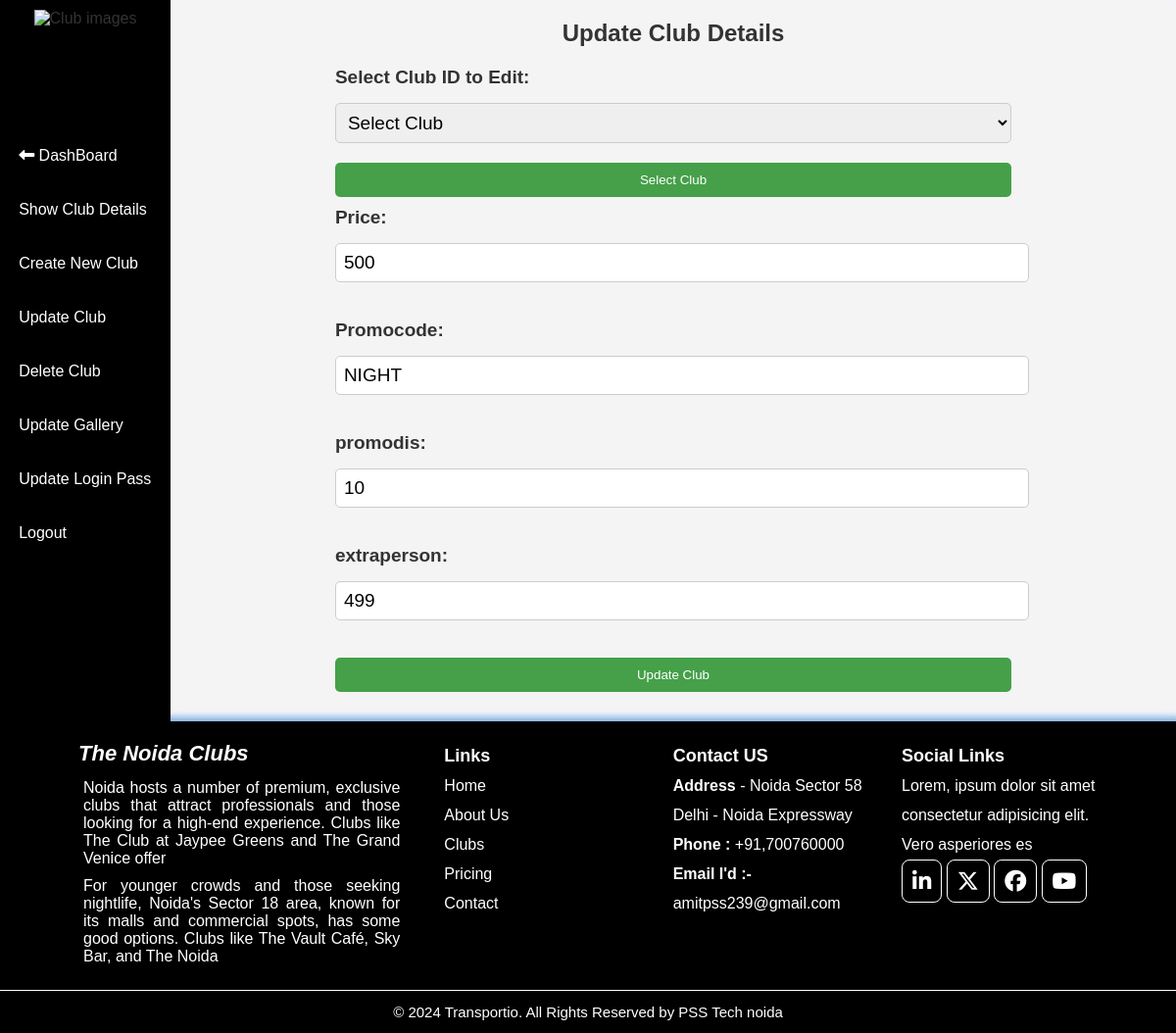
/Html/VenderPriceUpdate.php?id=1 (signed in), run on the app's committed database.
### tables this page shows
CREATE TABLE `club_overviews` (
  `id` int(11) NOT NULL,
  `club_name` varchar(100) NOT NULL,
  `image_url` varchar(255) NOT NULL,
  `image_url1` varchar(255) NOT NULL,
  `image_url2` varchar(255) NOT NULL,
  `image_url3` varchar(255) NOT NULL,
  `about` varchar(500) NOT NULL,
  `show_time` varchar(100) DEFAULT NULL,
  `address` varchar(255) DEFAULT NULL,
  `city` varchar(100) DEFAULT NULL,
  `postal_code` varchar(20) DEFAULT NULL,
  `email` varchar(255) NOT NULL,
  `mobile` int(25) NOT NULL,
  `book_tkt` varchar(255) NOT NULL,
  `price` int(10) NOT NULL,
  `promocode` varchar(25) NOT NULL,
  `promodis` int(6) NOT NULL,
  `extraperson` int(25) NOT NULL
);

### Html/VenderPriceUpdate.php (the view, shortened to what this page needs)
<?php
$logo = $_SESSION['logo'];
include('db.php');
$selected_club = null;
if (isset($_GET['id']) && $_GET['id'] != 'new') {
    $id = intval($_GET['id']);
    $stmt = $conn->prepare("SELECT * FROM club_overviews WHERE id = ?");
    $stmt->bind_param("i", $id);
    $stmt->execute();
    $selected_club_result = $stmt->get_result();
    $selected_club = $selected_club_result->fetch_assoc();
}
?>
<!DOCTYPE html>
<html lang="en">
<head>
    <link rel="stylesheet" href="../css/index.css">
    <link rel="stylesheet" href="https://cdnjs.cloudflare.com/ajax/libs/font-awesome/6.7.2/css/all.min.css">
</head>
<body>
    <div class="profile">
        <div class="profile-left">
            <div class="logo">
            <img src="<?php echo $logo ?>" alt="Club images">
            </div>
            <ul>
                <li><a href="VenderProfile.php"><i class="fa-solid fa-left-long"></i> DashBoard</a></li>
                <li><a href="VenderClubList.php">Show Club Details</a></li>
                <li><a href="VenderClubCreate.php">Create New Club</a></li>
                <li><a href="VenderClubUpdate.php">Update Club</a></li>
                <li><a href="VenderClubDelete.php">Delete Club</a></li>
                <li><a href="VenderUpdateGallery.php">Update Gallery</a></li>
                <li><a href="VenderPasswordUpdate.php">Update Login Pass</a></li>
                <li> <a href="logout.php">Logout</a></li>
            </ul>
        </div>
        <div class="details">
            <h2>Update Club Details</h2>
            <form action="" method="get">
                <label for="id">Select Club ID to Edit:</label>
                <select name="id" id="id" required onchange="handleSelectChange(this)">
                    <option value="">Select Club</option>
                </select>
                <input type="submit" value="Select Club">
            </form>
            <?php if ($selected_club || isset($_GET['id']) && $_GET['id'] == 'new'): ?>
                <form action="" method="post">
                    <label for="image_url">Price:</label>
                    <input type="text" id="image_url" name="price"
                        value="<?php echo $selected_club ? $selected_club['price'] : ''; ?>" required><br><br>
                    <label for="club_name">Promocode:</label>
                    <input type="text" id="club_name" name="promocode"
                        value="<?php echo $selected_club ? $selected_club['promocode'] : ''; ?>" ><br><br>
                    <label for="show_time">promodis:</label>
                    <input type="text" id="show_time" name="promodis"
                        value="<?php echo $selected_club ? $selected_club['promodis'] : ''; ?>"><br><br>
                    <label for="address">extraperson:</label>
                    <input type="text" id="address" name="extraperson"
                        value="<?php echo $selected_club ? $selected_club['extraperson'] : ''; ?>"><br><br>
                        <input type="submit" name="submit" value="Update Club">
                        </form>
            <?php endif; ?>
        </div>
    </div>
    <div class="footer">
        <div class="fleft">
            <h4>The Noida Clubs</h4>
            <p>Noida hosts a number of premium, exclusive clubs that attract professionals and those looking for a
                high-end experience. Clubs like The Club at Jaypee Greens and The Grand Venice offer </p>
            <p>For younger crowds and those seeking nightlife, Noida's Sector 18 area, known for its malls and
                commercial spots, has some good options. Clubs like The Vault Café, Sky Bar, and The Noida </p>
        </div>
        <div class="fright">
            <ul>
                <span>Links</span>
                <li>Home</li>
                <li>About Us</li>
                <li>Clubs</li>
                <li>Pricing</li>
                <li>Contact</li>
            </ul>
            <ul>
                <span>Contact US</span>
                <li><b>Address</b> - Noida Sector 58 </li>
                <li>Delhi - Noida Expressway </li>
                <li><b>Phone :</b> +91,700760000</li>
                <li><b>Email I'd :-</b>amitpss239@gmail.com</li>
            </ul>
            <ul>
                <span>Social Links</span>
                <li>Lorem, ipsum dolor sit amet consectetur adipisicing elit. Vero asperiores es</li>
                <li><a href="#"><i class="fa-brands fa-linkedin-in"></i></a>
                    <a href="#"><i class="fa-brands fa-x-twitter"></i></a>
                    <a href="#"><i class="fa-brands fa-facebook"></i></a>
                    <a href="#"><i class="fa-brands fa-youtube"></i></a>
                </li>
            </ul>
        </div>
    </div>
    <div class="ftext">
        <p>© 2024 Transportio. All Rights Reserved by PSS Tech noida </p>
    </div>
</body>
</html>

### css/index.css (style rules this page uses)
* { padding: 0; margin: 0; }
.text h4, h5, p { padding: 3px; }
.footer { background-color: black; color: white; display: flex; box-shadow: 0 0 6px 5px rgba(58, 138, 208, 0.57); }
.fleft { width: 30%; margin-left: 5%; padding: 20px; }
.fleft p { padding: 5px; text-align: justify; }
.fleft h4 { font-size: 22px; margin-bottom: 8px; font-style: italic; text-align: left; }
.fright { display: flex; justify-content: space-between; text-align: center; margin-right: 5%; width: 60%; padding: 20px; }
.fright ul { list-style-type: none; line-height: 30px; text-align: left; width: 30%; }
.fright span { font-weight: bold; font-size: 18px; }
.fa-brands { font-size: 22px; color: white; padding: 10px; border: .2px solid white; border-radius: 8px; }
.ftext { text-align: center; background-color: black; color: white; padding: 10px; box-shadow: 0 0 0px 0px rgba(208, 141, 58, 0.57); }
body { font-family: Arial, sans-serif; }

### Html/VenderPriceUpdate.php (style rules this page uses)
.details { width: 80%; padding: 20px; background-color: #f4f4f4; border-radius: 10px; justify-content: space-between; justify-content: center; align-items: center; justify-content: space-between; margin-bottom: 10px; width: 85%; justify-content: center; align-items: center; }
.details form { width: 70%; margin-left: 15%; }
.details h2 { text-align: center; margin-bottom: 20px; }
.details label { display: block; margin: 10px 0 5px; font-size: 19px; font-weight: bold; }
.details input[type="text"], .details input[type="url"], .details input[type="time"], .details input[type="number"], option, select, .details input[type="datetime-local"] { width: 100%; padding: 8px; margin: 10px 0; border-radius: 5px; border: 1px solid #ccc; font-size: 19px; font-weight: normal; }
.details input[type="submit"] { padding: 10px 15px; background-color: #45a049; color: white; border: none; margin-top: 10px; border-radius: 5px; cursor: pointer; width: 100%; }
body { font-family: Arial, sans-serif; background-color: #f4f4f9; color: #333; }
.ftext { text-align: center; background-color: black; color: white; padding: 10px; font-size: 15px; box-shadow: 0 0 0px 0px rgba(208, 141, 58, 0.57); }
.profile-left { background-color: black; width: 15%; }
.profile-left ul li { list-style-type: none; align-items: center; display: flex; margin-top: 5px; margin-left: 11%; }
.profile-left ul li a { text-decoration: none; height: 100%; height: 100%; color: white; line-height: 50px; }
.profile { display: flex; }
.logo { height: 129px; background-color: black; width: 100%; justify-content: center; padding: 10px; box-sizing: border-box; display: flex; }
.logo img { height: 100%; }

### data on the page
club_overviews: price "500", promocode "NIGHT", promodis "10", extraperson "499"
